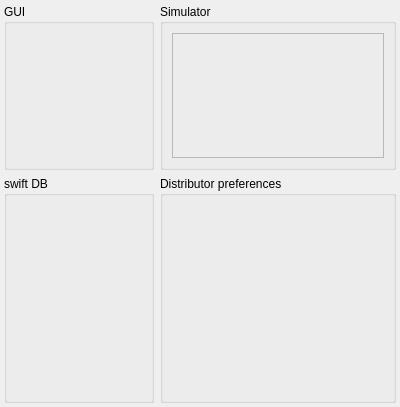
<?xml version="1.0" encoding="UTF-8"?>
<ui version="4.0">
 <class>CDataSettingsComponent</class>
 <widget class="QFrame" name="CDataSettingsComponent">
  <property name="geometry">
   <rect>
    <x>0</x>
    <y>0</y>
    <width>400</width>
    <height>407</height>
   </rect>
  </property>
  <property name="minimumSize">
   <size>
    <width>400</width>
    <height>0</height>
   </size>
  </property>
  <property name="windowTitle">
   <string>Settings</string>
  </property>
  <layout class="QGridLayout" name="gl_DataSettingsComponent">
   <property name="leftMargin">
    <number>4</number>
   </property>
   <property name="topMargin">
    <number>4</number>
   </property>
   <property name="rightMargin">
    <number>4</number>
   </property>
   <property name="bottomMargin">
    <number>4</number>
   </property>
   <item row="1" column="4">
    <widget class="QGroupBox" name="gb_DistributorPreferences">
     <property name="sizePolicy">
      <sizepolicy hsizetype="Expanding" vsizetype="Expanding">
       <horstretch>0</horstretch>
       <verstretch>0</verstretch>
      </sizepolicy>
     </property>
     <property name="minimumSize">
      <size>
       <width>0</width>
       <height>200</height>
      </size>
     </property>
     <property name="title">
      <string>Distributor preferences</string>
     </property>
     <layout class="QVBoxLayout" name="vl_DistributorPreferencesGroupBox">
      <property name="leftMargin">
       <number>4</number>
      </property>
      <property name="topMargin">
       <number>4</number>
      </property>
      <property name="rightMargin">
       <number>4</number>
      </property>
      <property name="bottomMargin">
       <number>4</number>
      </property>
      <item>
       <widget class="BlackGui::Components::CDistributorPreferencesComponent" name="comp_DistributorPreferences">
        <property name="sizePolicy">
         <sizepolicy hsizetype="Expanding" vsizetype="Expanding">
          <horstretch>0</horstretch>
          <verstretch>0</verstretch>
         </sizepolicy>
        </property>
       </widget>
      </item>
     </layout>
    </widget>
   </item>
   <item row="0" column="4">
    <widget class="QGroupBox" name="gb_Simulator">
     <property name="title">
      <string>Simulator</string>
     </property>
     <layout class="QVBoxLayout" name="vl_Simulator">
      <item>
       <widget class="BlackGui::Components::CSettingsSimulatorBasicsComponent" name="comp_SimulatorComponent">
        <property name="frameShape">
         <enum>QFrame::StyledPanel</enum>
        </property>
        <property name="frameShadow">
         <enum>QFrame::Raised</enum>
        </property>
       </widget>
      </item>
     </layout>
    </widget>
   </item>
   <item row="0" column="0">
    <widget class="QGroupBox" name="gb_GuiSettings">
     <property name="minimumSize">
      <size>
       <width>150</width>
       <height>150</height>
      </size>
     </property>
     <property name="title">
      <string>GUI</string>
     </property>
     <layout class="QVBoxLayout" name="vl_GuiSettings">
      <property name="leftMargin">
       <number>4</number>
      </property>
      <property name="topMargin">
       <number>4</number>
      </property>
      <property name="rightMargin">
       <number>4</number>
      </property>
      <property name="bottomMargin">
       <number>4</number>
      </property>
      <item>
       <widget class="BlackGui::Components::CSettingsGuiComponent" name="comp_GuiSettings">
        <property name="minimumSize">
         <size>
          <width>0</width>
          <height>100</height>
         </size>
        </property>
       </widget>
      </item>
      <item>
       <spacer name="vs_GuiSetup">
        <property name="orientation">
         <enum>Qt::Vertical</enum>
        </property>
        <property name="sizeHint" stdset="0">
         <size>
          <width>20</width>
          <height>40</height>
         </size>
        </property>
       </spacer>
      </item>
     </layout>
    </widget>
   </item>
   <item row="1" column="0">
    <widget class="QGroupBox" name="gb_SwiftDb">
     <property name="title">
      <string>swift DB</string>
     </property>
     <layout class="QGridLayout" name="gl_SwiftDB">
      <item row="1" column="0">
       <spacer name="verticalSpacer">
        <property name="orientation">
         <enum>Qt::Vertical</enum>
        </property>
        <property name="sizeHint" stdset="0">
         <size>
          <width>20</width>
          <height>40</height>
         </size>
        </property>
       </spacer>
      </item>
      <item row="0" column="0">
       <widget class="BlackGui::Components::CDbLoginComponent" name="comp_LoginComponent">
        <property name="minimumSize">
         <size>
          <width>0</width>
          <height>150</height>
         </size>
        </property>
       </widget>
      </item>
     </layout>
    </widget>
   </item>
  </layout>
 </widget>
 <customwidgets>
  <customwidget>
   <class>BlackGui::Components::CDbLoginComponent</class>
   <extends>QFrame</extends>
   <header>blackgui/components/dblogincomponent.h</header>
   <container>1</container>
  </customwidget>
  <customwidget>
   <class>BlackGui::Components::CDistributorPreferencesComponent</class>
   <extends>QFrame</extends>
   <header>blackgui/components/distributorpreferencescomponent.h</header>
   <container>1</container>
  </customwidget>
  <customwidget>
   <class>BlackGui::Components::CSettingsSimulatorBasicsComponent</class>
   <extends>QFrame</extends>
   <header>blackgui/components/settingssimulatorbasicscomponent.h</header>
   <container>1</container>
  </customwidget>
  <customwidget>
   <class>BlackGui::Components::CSettingsGuiComponent</class>
   <extends>QFrame</extends>
   <header>blackgui/components/settingsguicomponent.h</header>
   <container>1</container>
  </customwidget>
 </customwidgets>
 <resources/>
 <connections/>
</ui>
